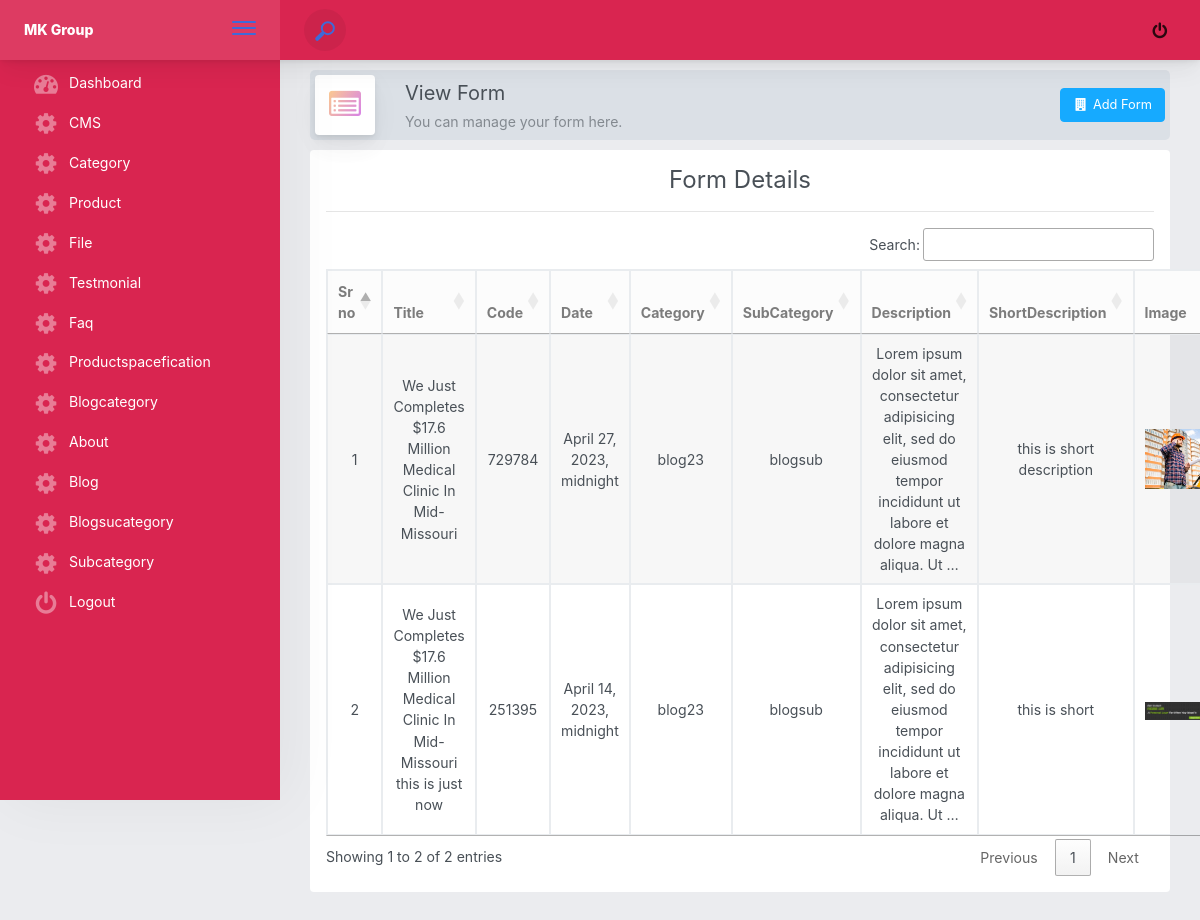
Page /dashboard/blogs/ on the committed database.
### dashboard/models.py (models this page shows, shortened)
class Blog(models.Model):
    review_choices = (
        ('1', 'Pending'),
        ('2', 'Published'),
        ('3', 'Rejected'),
    )
    user_id = models.ForeignKey(User, on_delete=models.CASCADE)
    code = models.CharField(max_length=10, null=True, blank=True)
    title= models.CharField(max_length=200, unique=True)
    short_dsc = models.CharField(max_length=250)
    dsc = models.TextField()
    dsc1 = models.TextField(blank=True,null=True)
    write= models.CharField(max_length=200, null=True)
    dsc2 = models.TextField(blank=True,null=True)
    siteengineer= models.CharField(max_length=200, null=True)
    siteengineerimg= models.ImageField(upload_to="blog",null=True)
    slug = models.CharField(max_length=550, default='title-with')
    category = models.ForeignKey(BlogCategory, on_delete=models.SET_NULL, null=True)
    subcategory = models.ForeignKey(BlogSubCategory,max_length=50, default="", on_delete=models.SET_NULL,null=True, blank=True)
    tags = TaggableManager()
    post_keywords = models.CharField(max_length=550)
    date = models.DateTimeField(auto_now_add=True, null=True)
    image= models.ImageField(upload_to="blog")
    image_caption = models.CharField(max_length=200, default='default-image-caption')
    review_status = models.CharField(max_length=1, choices=review_choices, default='2')

class BlogCategory(models.Model):
    code = models.CharField(max_length=10, null=True, blank=True)
    date=models.DateTimeField(auto_now_add=True)
    name = models.CharField(max_length=100)
    description = models.CharField(max_length=400,blank=True, null=True)
    slug = models.CharField(max_length=50)
    def __str__(self):
        return '{}'.format(self.name)

class BlogSubCategory(models.Model):
    code = models.CharField(max_length=10, null=True, blank=True)
    date=models.DateTimeField(auto_now_add=True)
    name = models.CharField(max_length=100)
    category = models.ForeignKey(BlogCategory,on_delete=models.CASCADE)
    description = models.CharField(max_length=400,blank=True, null=True)
    def __str__(self):
        return '{}'.format(self.name)

### dashboard/views.py (the view, shortened to what this page needs)
# urls.py: path('blogs/',views.blog,name='blogs'),
def blog(request):
    user=User.objects.all()
    cat=BlogCategory.objects.all()
    subcat=BlogSubCategory.objects.all()
    blog=Blog.objects.all()
    return render(request,'Dashboard/blog.html',{'blog':blog,'user':user,'cat':cat,'subcat':subcat})

### templates/Dashboard/blog.html (shortened to what this page needs)
{% extends 'dashboard/index.html' %}
{% load static %} {% block heading %}
<div class="page-title-wrapper">
   <div class="page-title-heading">
      <div class="page-title-icon">
         <i class="fa fa-list-alt icon-gradient bg-mean-fruit">
         </i>
      </div>
      <div>
         View Form
         <div class="page-title-subheading">You can manage your form here.
         </div>
      </div>
   </div>
   <div class="page-title-actions">
      <button id="btnaddform" type="button" class="btn btn-info">
      <span class="btn-icon-wrapper">
      <i class="fa fa-building fa-fw"></i>
      </span>
      Add Form
      </button>
   </div>
</div>
{% endblock %}
{% block home %}
 <link href="https://cdn.jsdelivr.net/npm/summernote@0.8.18/dist/summernote-bs4.min.css" rel="stylesheet">
<div class="container-fluid p-3 mb-3 rounded bg-white">
   <div class="row">
      <div class="col-md-12 text-center">
         <h4>Form Details</h4>
         <hr />
      </div>
      <div class="col-md-12">
         <table class="table table-bordered table-striped text-center " id="dt_id">
            <thead class="alert-light">
               <tr>
                  <th> Sr no </th>
                  <th>Title</th>
                  <th>Code</th>
                  <th>Date</th>
                  <th>Category</th>
                   <th>SubCategory</th>
                  <th> Description </th>
                  <th> ShortDescription </th>
                  <th> Image </th>
               </tr>
            </thead>
            <tbody>
               {% for x in blog %}
               <tr>
                  <td> {{x.id}} </td>
                  <td>{{x.title}} </td>
                  <td>{{x.code}} </td>
                  <td>{{x.date}} </td>
                  <td>{{x.category}} </td>
                  <td>{{x.subcategory}} </td>
                  <td>{{x.dsc|truncatewords:20}} </td>
                   <td>{{x.short_dsc}} </td>
                    <td> <img src="{{x.image.url}}" width="100px"/>        </td>
               </tr>
               {% endfor %}
            </tbody>
         </table>
      </div>
   </div>
</div>
</div>
</div>
<link rel="stylesheet" href="https://cdn.datatables.net/buttons/2.1.0/css/buttons.dataTables.min.css">
<link href="https://cdn.datatables.net/1.10.16/css/jquery.dataTables.min.css" rel="stylesheet" />
{% endblock %}

### templates/Dashboard/index.html (shortened to what this page needs)
{%load static%}
<!doctype html>
<html lang="en">
<head>
   <link href="/static/dashboard/css/main.css" rel="stylesheet">
</head>
<link rel="stylesheet" href="https://cdnjs.cloudflare.com/ajax/libs/font-awesome/4.7.0/css/font-awesome.min.css">
<body>
    <div class="app-container app-theme-white body-tabs-shadow fixed-sidebar fixed-header">
       <div class="app-header header-shadow">
          <div class="app-header__logo">
             <div class="logo-src">MK Group</div>
             <div class="header__pane ml-auto">
                <div>
                   <button type="button" class="hamburger close-sidebar-btn hamburger--elastic"
                      data-class="closed-sidebar">
                      <span class="hamburger-box">
                         <span class="hamburger-inner"></span>
                      </span>
                   </button>
                </div>
             </div>
          </div>
          <div class="app-header__content">
             <div class="app-header-left">
                <div class="search-wrapper">
                   <div class="input-holder">
                      <button class="search-icon"><span></span></button>
                   </div>
                </div>
             </div>
             <div class="app-header-right">
                <div class="header-btn-lg pr-0">
                   <div class="widget-content p-0">
                      <div class="widget-content-wrapper">
                         <div class="widget-content-left">
                            <div class="btn-group">
                               <a data-toggle="dropdown" aria-haspopup="true" aria-expanded="false" class="p-0 btn">
                                  <i class="fa fa-power-off fa-lg ml-2 mr-2 opacity-8"></i>
                               </a>
                            </div>
                         </div>
                      </div>
                   </div>
                </div>
             </div>
          </div>
       </div>
       <div class="app-main">
          <div class="app-sidebar sidebar-shadow">
             <div class="scrollbar-sidebar overflow-auto">
                <div class="app-sidebar__inner">
                   <ul class="vertical-nav-menu">
                      <li>
                         <a href="{%url 'dashboard'%}">
                            <i class="metismenu-icon fa fa-dashboard fa-fw fa-lg"></i>
                            Dashboard
                         </a>
                      </li>
                      <li>
                        <a href="{%url 'cms'%}">
                           <i class="metismenu-icon fa fa-cog fa-fw fa-lg"></i>
                           CMS
                        </a>
                     </li>
                      <li>
                        <a href="{%url 'category' %}">
                           <i class="metismenu-icon fa fa-cog fa-fw fa-lg"></i>
                           Category
                        </a>
                     </li>
                      <li>
                        <a href="{%url 'product' %}">
                           <i class="metismenu-icon fa fa-cog fa-fw fa-lg"></i>
                           Product
                        </a>
                     </li>
                      <li>
                        <a href="{%url 'file' %}">
                           <i class="metismenu-icon fa fa-cog fa-fw fa-lg"></i>
                            File
                        </a>
                     </li>
                     <li>
                        <a href="{%url 'testmonials' %}">
                           <i class="metismenu-icon fa fa-cog fa-fw fa-lg"></i>
                            Testmonial
                        </a>
                     </li>
                     <li>
                        <a href="{%url 'faqs' %}">
                           <i class="metismenu-icon fa fa-cog fa-fw fa-lg"></i>
                            Faq
                        </a>
                     </li>
                     <li>
                        <a href="{%url 'product_space' %}">
                           <i class="metismenu-icon fa fa-cog fa-fw fa-lg"></i>
                           Productspacefication
                        </a>
                     </li>
                     <li>
                        <a href="{% url 'blogcategory' %}">
                           <i class="metismenu-icon fa fa-cog fa-fw fa-lg"></i>
                          Blogcategory
                        </a>
                     </li>
                     <li>
                        <a href="{% url 'abouts' %}">
                           <i class="metismenu-icon fa fa-cog fa-fw fa-lg"></i>
                          About
                        </a>
                     </li>
                     <li>
                        <a href="{% url 'blogs' %}">
                           <i class="metismenu-icon fa fa-cog fa-fw fa-lg"></i>
                          Blog
                        </a>
                     </li>
                     <li>
                        <a href="{% url 'blogsubcategory' %}">
                           <i class="metismenu-icon fa fa-cog fa-fw fa-lg"></i>
                          Blogsucategory
                        </a>
                     </li>
                     <li>
                        <a href="{%url 'subcategory' %}">
                           <i class="metismenu-icon fa fa-cog fa-fw fa-lg"></i>
                           Subcategory
                        </a>
                     </li>
                     <li>
                        <a href="#">
                           <i class="metismenu-icon fa fa-power-off fa-fw fa-lg"></i>
                           Logout
                        </a>
                     </li>
                   </ul>
                </div>
             </div>
          </div>
          <div class="app-main__outer mb-5">
             <div class="app-main__inner">
                <div class="app-page-title">
                   {% block heading %} {% endblock %}
                </div>
                {% block home %} {% endblock %}
             </div>
          </div>
    <link href="https://cdn.datatables.net/1.10.16/css/jquery.dataTables.min.css" rel="stylesheet" />
    <link href="https://cdn.jsdelivr.net/npm/select2@4.1.0-rc.0/dist/css/select2.min.css" rel="stylesheet" />
 </body>
 </html>

### rows in the picture
Blog: id "1", title "We Just Completes $17.6 Million Medical Clinic In Mid-Missouri", code "729784", date "April 27, 2023, midnight", category "blog23", subcategory "blogsub", dsc "Lorem ipsum dolor sit amet, consectetur adipisicing elit, sed do eiusmod tempor incididunt ut labore et dolore magna aliqua. Ut …", short_dsc "this is short description", image (picture)
Blog: id "2", title "We Just Completes $17.6 Million Medical Clinic In Mid-Missouri this is just now", code "251395", date "April 14, 2023, midnight", category "blog23", subcategory "blogsub", dsc "Lorem ipsum dolor sit amet, consectetur adipisicing elit, sed do eiusmod tempor incididunt ut labore et dolore magna aliqua. Ut …", short_dsc "this is short", image (picture)
